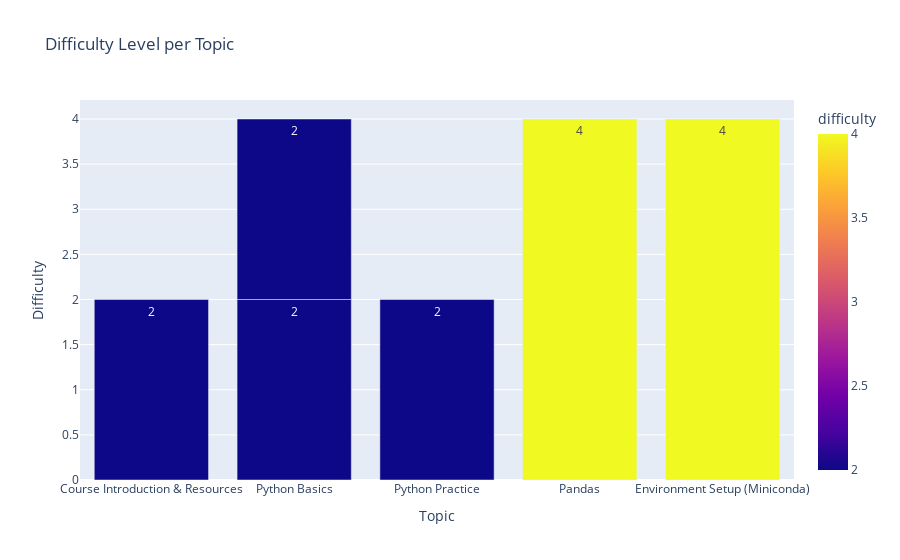

Here is the notebook cell this chart was saved with:
### Markdown cell above
## Plot 2: Difficulty Level per Topic

This bar chart shows the **difficulty level of each topic**. It helps visualize which topics were easy and which were challenging.

### Code cell
# Interactive bar chart for difficulty
plot2 = px.bar(df_clean, x='topic', y='difficulty', color='difficulty',
              title='Difficulty Level per Topic', text='difficulty')
plot2.update_layout(xaxis_title='Topic', yaxis_title='Difficulty')
plot2.show()

### Figure 1 — Plotly figure (JSON) as saved in the notebook; plotly's stock layout.template omitted (floating-point values rounded to 4 significant figures)
{"data": [{"hovertemplate": "topic=%{x}<br>difficulty=%{marker.color}<extra></extra>", "legendgroup": "", "marker": {"color": [2, 2, 2, 2, 4, 4], "coloraxis": "coloraxis", "pattern": {"shape": ""}}, "name": "", "orientation": "v", "showlegend": false, "text": [2.0, 2.0, 2.0, 2.0, 4.0, 4.0], "textposition": "auto", "type": "bar", "x": ["Course Introduction & Resources", "Python Basics", "Python Basics", "Python Practice", "Pandas", "Environment Setup (Miniconda)"], "xaxis": "x", "y": [2, 2, 2, 2, 4, 4], "yaxis": "y"}], "layout": {"barmode": "relative", "coloraxis": {"colorbar": {"title": {"text": "difficulty"}}, "colorscale": [[0, "#0d0887"], [0.1111, "#46039f"], [0.2222, "#7201a8"], [0.3333, "#9c179e"], [0.4444, "#bd3786"], [0.5556, "#d8576b"], [0.6667, "#ed7953"], [0.7778, "#fb9f3a"], [0.8889, "#fdca26"], [1, "#f0f921"]]}, "legend": {"tracegroupgap": 0}, "title": {"text": "Difficulty Level per Topic"}, "xaxis": {"anchor": "y", "domain": [0, 1], "title": {"text": "Topic"}}, "yaxis": {"anchor": "x", "domain": [0, 1], "title": {"text": "Difficulty"}}}}
